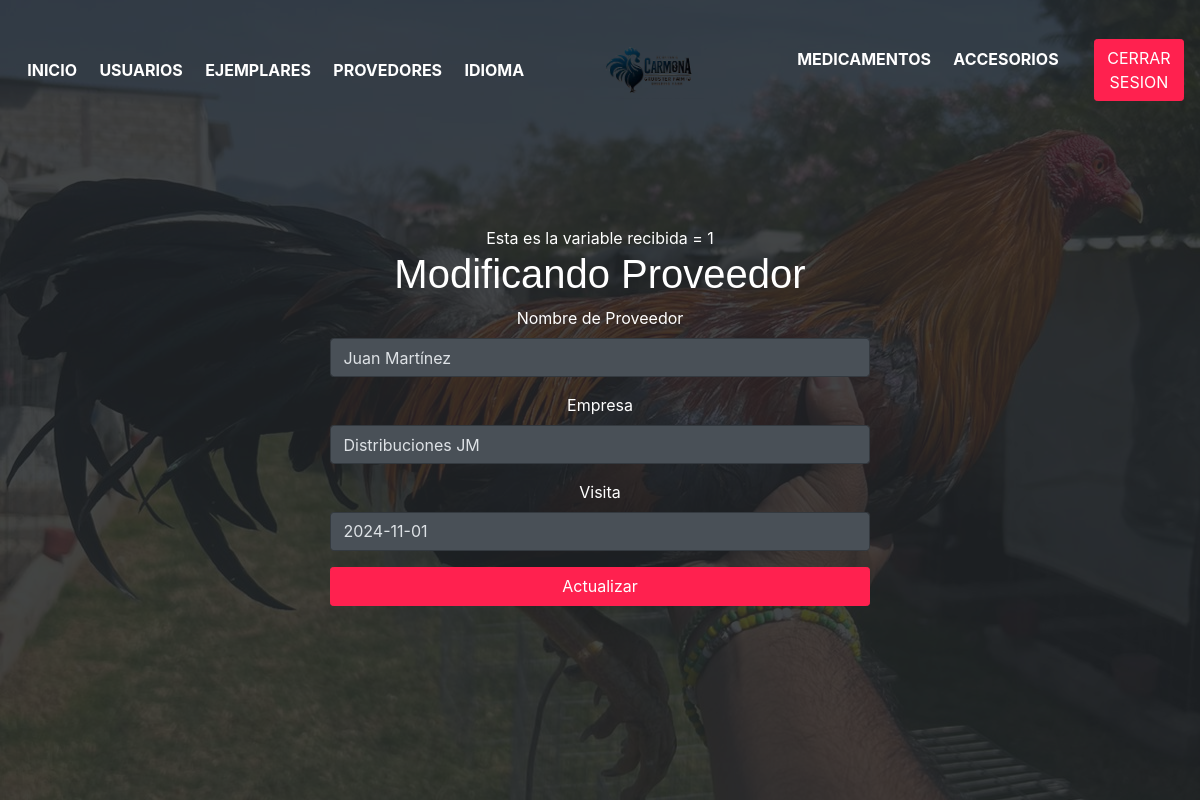
/adm_proveedor_modificar.php?id=1 (signed in), run on the app's committed database.
### tables this page shows
CREATE TABLE IF NOT EXISTS `proveedores` (
  `id` int NOT NULL AUTO_INCREMENT,
  `nombre` varchar(50) NOT NULL,
  `Empresa` varchar(50) NOT NULL,
  `Llegada` varchar(50) NOT NULL,
  PRIMARY KEY (`id`)
);

### php/conexion.php (called while the page is built, shortened)
<?php
function db_query($query) {
    $db_host = 'localhost';
    $db_user = 'root';
    $db_password = 'sistemas';
    $db_name = 'iniciosesion';
    $db_port = '3306';
    $connection =mysqli_connect($db_host,$db_user,$db_password,$db_name,$db_port);
    $result = mysqli_query($connection,$query);
    return $result;
}
function select_where($tbl_name, $field_condition){
    $sql = "SELECT * FROM $tbl_name WHERE $field_condition";
    $db=db_query($sql);
    return $db;
}
?>

### adm_proveedor_modificar.php (the view, shortened to what this page needs)
<!DOCTYPE html>
<html lang="en">
<head>
    <link rel="stylesheet" href="https://cdnjs.cloudflare.com/ajax/libs/font-awesome/6.3.0/css/all.min.css"
 />
    <link rel="stylesheet" href="vendors/themify-icons/css/themify-icons.css">
    <link rel="stylesheet" href="vendors/animate/animate.css">
	<link rel="stylesheet" href="css/foodhut.css">
    <link rel="stylesheet" href="css/estylos_menu.css">
    <?php include("php/conexion.php"); ?>
</head>
<body data-spy="scroll" data-target=".navbar" data-offset="40" id="home">
    <nav class="custom-navbar navbar navbar-expand-lg navbar-dark fixed-top" data-spy="affix" data-offset-top="10">
        <div class="collapse navbar-collapse" id="navbarSupportedContent">
            <ul class="navbar-nav">
                <li class="nav-item">
                    <a class="nav-link" href="adm_index.php">INICIO</a>
                </li>
                <li class="nav-item">
                    <a class="nav-link" href="adm_usuario.php">USUARIOS</a>
                </li>
                <li class="nav-item">
                    <a class="nav-link" href="adm_gallo">EJEMPLARES</a>
                </li>
                <li class="nav-item">
                    <a class="nav-link" href="adm_proveedor">PROVEDORES</a>
                </li>
                <li class="nav-item">
                    <a class="nav-link" href="adm_proveedor_modificar-In.php">IDIOMA</a>
                </li>
            </ul>
            <a class="navbar-brand m-auto" href="#">
                <img src="imgs/logos.png" class="brand-img" alt="">
            </a>
            <ul class="navbar-nav">
                <li class="nav-item">
                    <a class="nav-link" href="#blog"><span class="sr-only">(current)</span></a>
                </li>
                <li class="nav-item">
                    <a class="nav-link" href="#testmonial">MEDICAMENTOS</a>
                </li>
                <li class="nav-item">
                    <a class="nav-link" href="#contact">ACCESORIOS</a>
                </li>
                <li class="nav-item">
                    <a href="logout.php" class="btn btn-primary ml-xl-4">CERRAR SESION</a>
                </li>
            </ul>
        </div>
    </nav>
    <header id="home" class="header">
        <div class="overlay text-white text-center">
        <?php
        $var_id = $_GET['id'];
        echo "Esta es la variable recibida = $var_id";
        $result = select_where("proveedores", "id = $var_id");
        if (mysqli_num_rows($result) > 0) {
          while ($row = mysqli_fetch_object($result)) {
        ?>
    <div class="container">
        <div class="row justify-content-center">
            <div class="col-md-6">
                <h2 class="text-center text-white">Modificando Proveedor</h2>
                <form  id="form1" name="form1" action="adm_proveedor_modificar_proveedor.php" method="POST" onsubmit="return validarForm(this);">
                <div class="form-group">
                        <label for="name">Nombre de Proveedor </label>
                        <input type="text"  name="name" class="form-control" required value="<?php echo $row->nombre; ?> "/>
                    </div>
                    <div class="form-group">
                        <label for="emp">Empresa</label>
                        <input type="text" id="emp" name="emp" class="form-control" required value="<?php echo $row->Empresa; ?>"/>
                    </div>
                    <div class="form-group">
                        <label for="visi">Visita</label>
                        <input type="text" name="visi" id="visi"  class="form-control" required value="<?php echo $row->Llegada; ?>"/>
                    </div>
                    <button name="btn_guardar" id="btn_guardar" type="submit" class="btn btn-primary btn-block">Actualizar</button>
                    <?php
                       }
                     } else {
                     echo "no hay ningun registro";
                     }
?>
                </form>
            </div>
        </div>
       </div>
    </header>
</body>
</html>

### data on the page
proveedores: name "Juan Martínez", emp "Distribuciones JM", visi "2024-11-01"

### other printed values
$var_id "1"
